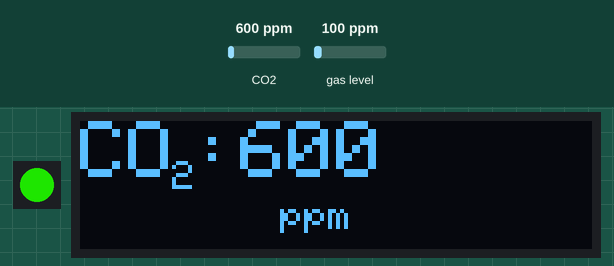
Bench run of a sketch on a simulated Arduino Nano, built with avr-gcc and run on an emulated ATmega328P. On the bench: 1 RGB LEDs in strip order, left to right, 128×32 one-colour display. Inputs (shaded band) come from the test bench; at power-on: CO2 600 ppm, gas level 100 ppm. Dim RGB values are drawn brighter than linear; what the sketch prints to the serial monitor is not drawn.

Above: at 5.2 s.
5.3 s: CO2 set to 2350 ppm
At 8.9 s:
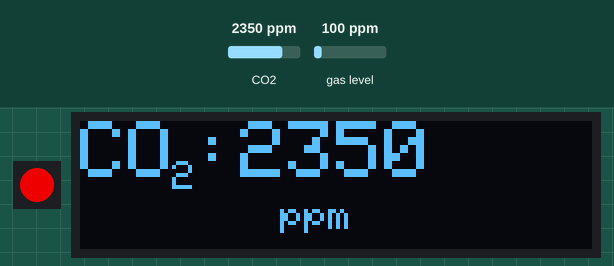
13.6 s: CO2 set to 2121 ppm
At 17.5 s:
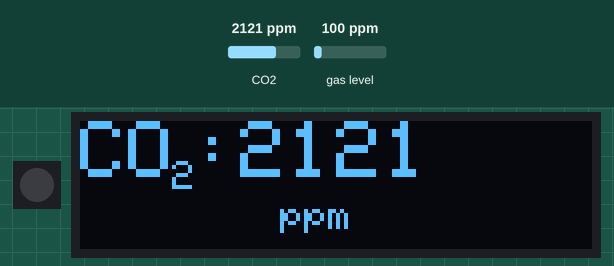
17.6 s: CO2 set to 2072 ppm
At 20.6 s:
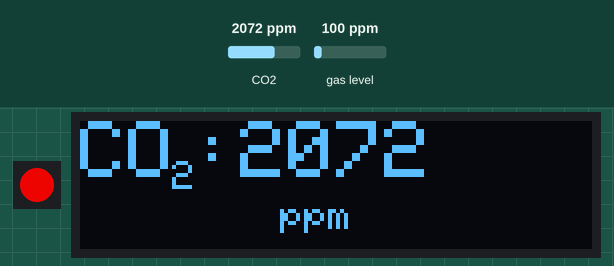
21.7 s: CO2 set to 1050 ppm
At 24.7 s:
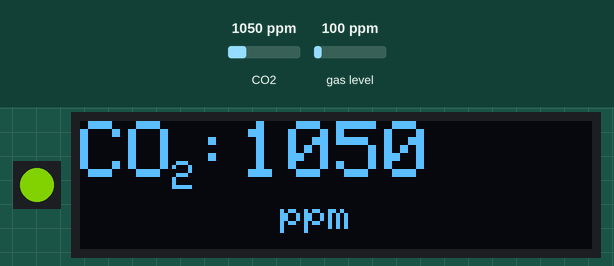
Timing chart, 0 to 26.2 s (numbered marks = the images above; inputs shaded):
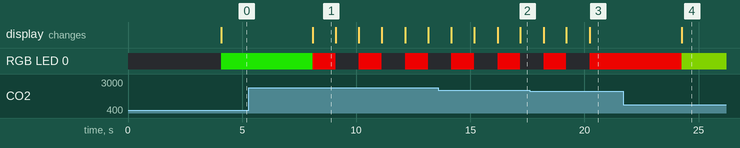

Measured:
- the behaviour switches between 2100 and 2099 ppm on CO2 (found by bisection; images 2 and 3)
- after the input at 5.3 s, RGB LED 0: alternates RGB(200, 0, 0) for 1.0 s and off for 1.0 s, starting after 2.8 s; the display: changes after 2.8 s (image 1)
- after the input at 21.7 s, RGB LED 0: RGB(196, 3, 0) → RGB(76, 124, 0) after 2.6 s; the display: changes after 2.6 s (image 4)
- what the display in image 1 shows lasts 1.0 s, from 8.1 s to 9.1 s

The sketch:

Co2DisplayCss811Arduino.ino
```cpp
/*********
CO2 Luftqualität mit Arduino Nano, ccs811, ws2812, BMP180  und OLED Display 128*32
*********/
//Anschluss am Arduino Nano
//SDA an A4, SCL an A5, Vcc an 3,3V und GND an GND
//WS2812 an 5V (Vin), GND und Data an A1
//
#include "SparkFunCCS811.h"
#include <SPI.h>
#include <Wire.h>
#include <Adafruit_NeoPixel.h>
#include <Adafruit_GFX.h>
#include <Adafruit_SSD1306.h>
#include <Adafruit_Sensor.h>
#include <Adafruit_Sensor.h>


#define CCS811_ADDR 0x5A //Alternative I2C Addresse des CCS811 Sensors
#define NUM_PIXEL 1    //Anzahl der WS2812 LEDs
#define PIN 15          // Data Anschluss des WS2812 Wemos D8
Adafruit_NeoPixel strip = Adafruit_NeoPixel(NUM_PIXEL, PIN, NEO_GRB + NEO_KHZ800);
CCS811 mySensor(CCS811_ADDR);     //CCS811 Sensorlibrary von Sparkfun
#define SCREEN_WIDTH 128 // OLED display width, in pixels
#define SCREEN_HEIGHT 32 // OLED display height, in pixels


Adafruit_SSD1306 display(SCREEN_WIDTH, SCREEN_HEIGHT, &Wire);

int P = NUM_PIXEL/2;
unsigned int CO2 = 400;
unsigned int TVOC = 0;

// Current time
unsigned long currentTime = millis();
// Previous time
unsigned long previousTime = 0;
// Define timeout time in milliseconds (example: 2000ms = 2s)
const long timeoutTime = 2000;


void setup() {
 Serial.begin(115200);
    Wire.begin();
    //bmp.begin();

   strip.begin();
  clearStrip();
  strip.show();
  strip.setBrightness(200);


  /* Display some basic information on this sensor */
  displaySensorDetails();


  // SSD1306_SWITCHCAPVCC = generate display voltage from 3.3V internally
  if(!display.begin(SSD1306_SWITCHCAPVCC, 0x3C)) { // Address 0x3C for 128x32
    Serial.println(F("SSD1306 allocation failed"));
    for(;;); // Don't proceed, loop forever
  }

if (mySensor.begin() == false)
  {
    Serial.print("CCS811 error. Please check wiring. Freezing...");
    while (1)
      ;
  }


  // Clear the buffer
  display.clearDisplay();

  // text display tests
  display.setTextSize(2);
  display.setTextColor(WHITE);
  display.setCursor(0,0);
    display.print(F("CO"));
    display.setTextSize(1);
    display.setCursor(23,10);
    display.print(F("2"));
    display.setTextSize(2);
    display.setCursor(28,0);
  display.println("-Ampel");
  display.setTextSize(1);
    display.setCursor(0,20);
  display.println("Markus Weber");
  display.display();
  delay(4000);

  display.clearDisplay();

}

void loop() {
   //Check to see if data is ready with .dataAvailable()
  if (mySensor.dataAvailable())
  {
    //If so, have the sensor read and calculate the results.
    //Get them later
    mySensor.readAlgorithmResults();

    Serial.print("CO2: ");
    //Returns calculated CO2 reading
    Serial.print(mySensor.getCO2());
    Serial.print(" ppm  tVOC: ");
    //Returns calculated TVOC reading
    Serial.print(mySensor.getTVOC());
     Serial.print(" ppb");

    Serial.println();
  }

  delay(10); //Don't spam the I2C bus


CO2 = mySensor.getCO2();
TVOC = mySensor.getTVOC();

  if ((CO2) < 2100) {
    { int t = map(CO2, 400, 2100, 1, NUM_PIXEL);int f = map(CO2, 400, 2100, 0, 255);

        clearStrip();
        strip.setPixelColor((t-1),f,255-f,0);


      strip.show(); //Output on strip
    display.clearDisplay();
    display.setTextSize(2);
    display.setCursor(0,0);
    display.print(F("CO"));
    display.setTextSize(1);
    display.setCursor(23,10);
    display.print(F("2"));
    display.setTextSize(2);
    display.setCursor(28,0);
    display.print(F(":"));
    display.print(mySensor.getCO2());
    display.setCursor(50,20);
    display.setTextSize(1);
    display.println(F("ppm"));


  display.display();
    delay(4000);


    }
  }
  else {
    (CO2) = 2100;
        clearStrip();
        strip.setPixelColor(NUM_PIXEL-1,255,0,0);
        strip.show(); //Output on strip

    display.clearDisplay();

    display.setTextSize(2);
    display.setCursor(0,0);
    display.print(F("CO"));
    display.setTextSize(1);
    display.setCursor(23,10);
    display.print(F("2"));
    display.setTextSize(2);
    display.setCursor(28,0);
    display.print(F(":"));
    display.print(mySensor.getCO2());
    display.setCursor(50,20);
    display.setTextSize(1);
    display.println(F("ppm"));

    display.display();
  delay(1000);

      clearStrip();
      strip.show(); //Output on strip
  delay(1000);


        clearStrip();
        strip.setPixelColor(NUM_PIXEL-1,255,0,0);
        strip.show(); //Output on strip

    display.clearDisplay();
    display.setTextSize(1);
    display.setCursor(15,5);
    display.print(F("FENSTER AUF !"));
    display.setCursor(15,20);
    display.print(F("Sauerstoff !"));
    display.display();
  delay(1000);
      clearStrip();
      strip.show(); //Output on strip
  delay(1000);

     }
}

void clearStrip() {
  for (int i = 0; i < NUM_PIXEL; i++) {
    strip.setPixelColor(i, 0);
  }
}

void displaySensorDetails(void)
{
  sensor_t sensor;
//  bmp.getSensor(&sensor);
//  Serial.println("------------------------------------");
//  Serial.print  ("Sensor:       "); Serial.println(sensor.name);
//  Serial.print  ("Driver Ver:   "); Serial.println(sensor.version);
//  Serial.print  ("Unique ID:    "); Serial.println(sensor.sensor_id);
//  Serial.print  ("Max Value:    "); Serial.print(sensor.max_value); Serial.println(" hPa");
//  Serial.print  ("Min Value:    "); Serial.print(sensor.min_value); Serial.println(" hPa");
//  Serial.print  ("Resolution:   "); Serial.print(sensor.resolution); Serial.println(" hPa");
//  Serial.println("------------------------------------");
//  Serial.println("");
//  delay(500);
}
```
